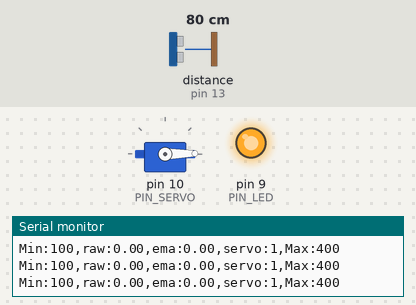
The sketch below on a simulated Arduino Uno, built with avr-gcc and run on an emulated ATmega328P. Shown: servo, output pins drawn as LEDs (lit = HIGH), the last lines printed to the serial monitor. Wiring (inferred from the names in the program): ultrasonic range finder: trigger pin 12; echo pin 13. The test bench sets the inputs (shaded band); at power-on: distance to the obstacle (sensor on pin 13) 80 cm. The echo pulse lasts 58.3 µs per cm; pins used as bus, display or sensor lines are not drawn.

Above: at 1.2 s.
1.3 s: distance to the obstacle (sensor on pin 13) set to 43 cm
2.8 s: distance to the obstacle (sensor on pin 13) set to 39 cm
At 3.3 s:
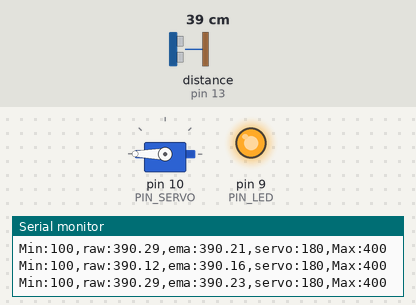
4.3 s: distance to the obstacle (sensor on pin 13) set to 35 cm
At 4.9 s:
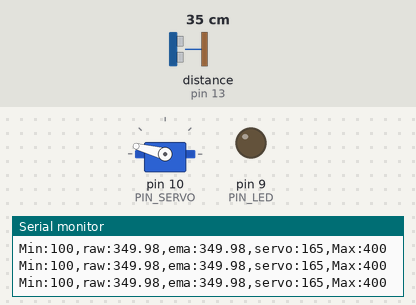
5.9 s: distance to the obstacle (sensor on pin 13) set to 2 cm
At 6.8 s:
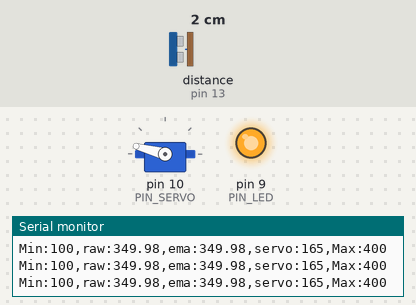
7.4 s: distance to the obstacle (sensor on pin 13) set to 8 cm
8.9 s: distance to the obstacle (sensor on pin 13) set to 11 cm
At 10.3 s:
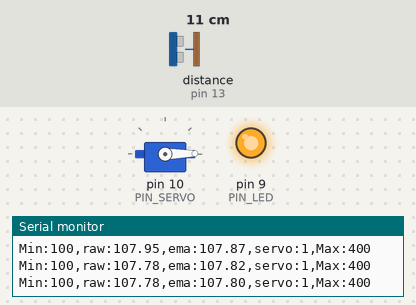
Timing chart, 0 to 11.4 s (numbered marks = the images above; inputs shaded):
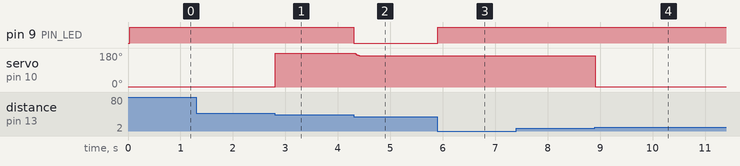

Measured:
- the behaviour switches between 40 and 39 cm on distance to the obstacle (sensor on pin 13) (found by bisection; images 0 and 1)
- the behaviour switches between 9 and 10 cm on distance to the obstacle (sensor on pin 13) (found by bisection; images 3 and 4)
- after the input at 2.8 s, servo on pin 10 (PIN_SERVO): 1° → 180° at once
- after the input at 4.3 s, pin 9 (PIN_LED): HIGH → LOW at once; servo on pin 10 (PIN_SERVO): 180° → 166° at once, → 165° 0.15 s later
- after the input at 5.9 s, pin 9 (PIN_LED): LOW → HIGH at once
- after the input at 8.9 s, servo on pin 10 (PIN_SERVO): 165° → 1° at once

The sketch:

11_example_2.ino
```cpp
#include <Servo.h>

// Arduino pin assignment
#define PIN_LED 9
#define PIN_SERVO 10
#define PIN_TRIG 12
#define PIN_ECHO 13

// configurable parameters
#define SND_VEL 346.0 // sound velocity at 24 celsius degree (unit: m/s)
#define INTERVAL 25 // sampling interval (unit: ms)
#define _DIST_MIN 100 // minimum distance to be measured (unit: mm)
#define _DIST_MAX 400 // maximum distance to be measured (unit: mm)
#define _DIST_ALPHA 0.5

#define _DUTY_MIN 550 // servo full clockwise position (0 degree)
#define _DUTY_NEU 1475 // servo neutral position (90 degree)
#define _DUTY_MAX 2400 // servo full counterclockwise position (180 degree)

// global variables
float timeout; // unit: us
float dist_min, dist_max, dist_raw, dist_prev, alpha, dist_ema; // unit: mm
unsigned long last_sampling_time; // unit: ms
float scale; // used for pulse duration to distance conversion
Servo myservo;

void setup() {
// initialize GPIO pins
  pinMode(PIN_LED,OUTPUT);
  pinMode(PIN_TRIG,OUTPUT);
  digitalWrite(PIN_TRIG, LOW);
  pinMode(PIN_ECHO,INPUT);

  myservo.attach(PIN_SERVO);
  myservo.writeMicroseconds(_DUTY_MIN);

// initialize USS related variables
  dist_min = _DIST_MIN;
  dist_max = _DIST_MAX;
  alpha = _DIST_ALPHA;
  timeout = (INTERVAL / 2) * 1000.0; // precalculate pulseIn() timeout value. (unit: us)
  dist_raw = dist_prev = 0.0; // raw distance output from USS (unit: mm)
  scale = 0.001 * 0.5 * SND_VEL;

// initialize serial port
  Serial.begin(57600);

// initialize last sampling time
  last_sampling_time = 0;
}

void loop() {
// wait until next sampling time.
// millis() returns the number of milliseconds since the program started. Will overflow after 50 days.
  if(millis() < last_sampling_time + INTERVAL) return;

// get a distance reading from the USS
  dist_raw = USS_measure(PIN_TRIG,PIN_ECHO);
  dist_ema = (alpha * dist_raw + (1-alpha)*dist_ema);

// output the read value to the serial port
  Serial.print("Min:100,raw:");
  Serial.print(dist_raw);
  Serial.print(",ema:");
  Serial.print(dist_ema);
  Serial.print(",servo:");
  Serial.print(myservo.read());
  Serial.println(",Max:400");

// adjust servo position according to the USS read value
  if(dist_raw <= 180) myservo.writeMicroseconds(_DUTY_MIN);
  else if(dist_raw > 180 && dist_raw < 360) myservo.writeMicroseconds(_DUTY_MIN+((_DUTY_MAX-_DUTY_MIN)/180)*(dist_ema-180));
  else myservo.writeMicroseconds(_DUTY_MAX);

// update last sampling time
  last_sampling_time += INTERVAL;
}

// get a distance reading from USS. return value is in millimeter.
float USS_measure(int TRIG, int ECHO)
{
  float reading;
  digitalWrite(TRIG, HIGH);
  delayMicroseconds(10);
  digitalWrite(TRIG, LOW);

  reading = pulseIn(ECHO, HIGH, timeout) * scale; // unit: mm
  if(reading < dist_min || reading > dist_max) reading = 0.0; // return 0 when out of range.

 // LED
  if (reading < 180 || reading > 360) analogWrite(PIN_LED, 255);
  else analogWrite(PIN_LED, 0);

  if(reading == 0.0) reading = dist_prev;
  else dist_prev = reading;

  return reading;
}
```
